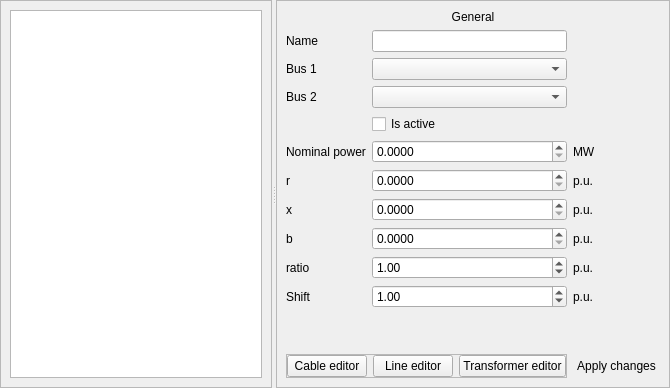
          <widget class="QWidget" name="tab_10">
           <attribute name="icon">
            <iconset resource="icons.qrc">
             <normaloff>:/file/towertrafo.svg</normaloff>:/file/towertrafo.svg</iconset>
           </attribute>
           <attribute name="title">
            <string>Connections</string>
           </attribute>
           <layout class="QHBoxLayout" name="horizontalLayout_8">
            <property name="margin">
             <number>0</number>
            </property>
            <item>
             <widget class="QSplitter" name="splitter_5">
              <property name="orientation">
               <enum>Qt::Horizontal</enum>
              </property>
              <widget class="QFrame" name="frame_18">
               <property name="frameShape">
                <enum>QFrame::StyledPanel</enum>
               </property>
               <property name="frameShadow">
                <enum>QFrame::Raised</enum>
               </property>
               <layout class="QGridLayout" name="gridLayout_9">
                <item row="0" column="0">
                 <widget class="QListView" name="connections_listview"/>
                </item>
               </layout>
              </widget>
              <widget class="QFrame" name="frame_19">
               <property name="frameShape">
                <enum>QFrame::StyledPanel</enum>
               </property>
               <property name="frameShadow">
                <enum>QFrame::Raised</enum>
               </property>
               <layout class="QGridLayout" name="gridLayout_10">
                <item row="17" column="1">
                 <widget class="QDoubleSpinBox" name="connections_shift">
                  <property name="minimum">
                   <double>-2.000000000000000</double>
                  </property>
                  <property name="maximum">
                   <double>2.000000000000000</double>
                  </property>
                  <property name="value">
                   <double>1.000000000000000</double>
                  </property>
                 </widget>
                </item>
                <item row="4" column="1">
                 <widget class="QCheckBox" name="connections_status">
                  <property name="text">
                   <string>Is active</string>
                  </property>
                 </widget>
                </item>
                <item row="10" column="0">
                 <widget class="QLabel" name="label_46">
                  <property name="text">
                   <string>x</string>
                  </property>
                 </widget>
                </item>
                <item row="1" column="1">
                 <widget class="QLineEdit" name="connections_name"/>
                </item>
                <item row="11" column="2">
                 <widget class="QLabel" name="label_52">
                  <property name="text">
                   <string>p.u.</string>
                  </property>
                 </widget>
                </item>
                <item row="19" column="1">
                 <spacer name="verticalSpacer_5">
                  <property name="orientation">
                   <enum>Qt::Vertical</enum>
                  </property>
                  <property name="sizeHint" stdset="0">
                   <size>
                    <width>20</width>
                    <height>40</height>
                   </size>
                  </property>
                 </spacer>
                </item>
                <item row="8" column="0">
                 <widget class="QLabel" name="label_42">
                  <property name="text">
                   <string>r</string>
                  </property>
                 </widget>
                </item>
                <item row="27" column="2">
                 <widget class="QPushButton" name="connections_apply_changes_button">
                  <property name="text">
                   <string>Apply changes</string>
                  </property>
                  <property name="icon">
                   <iconset resource="icons.qrc">
                    <normaloff>:/file/ic_mode_edit_black_48dp.png</normaloff>:/file/ic_mode_edit_black_48dp.png</iconset>
                  </property>
                  <property name="flat">
                   <bool>true</bool>
                  </property>
                 </widget>
                </item>
                <item row="15" column="0">
                 <widget class="QLabel" name="label_43">
                  <property name="text">
                   <string>ratio</string>
                  </property>
                 </widget>
                </item>
                <item row="8" column="2">
                 <widget class="QLabel" name="label_49">
                  <property name="text">
                   <string>p.u.</string>
                  </property>
                 </widget>
                </item>
                <item row="10" column="1">
                 <widget class="QDoubleSpinBox" name="connections_x">
                  <property name="decimals">
                   <number>4</number>
                  </property>
                  <property name="maximum">
                   <double>15.000000000000000</double>
                  </property>
                 </widget>
                </item>
                <item row="8" column="1">
                 <widget class="QDoubleSpinBox" name="connections_r">
                  <property name="decimals">
                   <number>4</number>
                  </property>
                  <property name="maximum">
                   <double>90.000000000000000</double>
                  </property>
                 </widget>
                </item>
                <item row="1" column="0">
                 <widget class="QLabel" name="label_44">
                  <property name="text">
                   <string>Name</string>
                  </property>
                 </widget>
                </item>
                <item row="10" column="2">
                 <widget class="QLabel" name="label_45">
                  <property name="text">
                   <string>p.u.</string>
                  </property>
                 </widget>
                </item>
                <item row="2" column="0">
                 <widget class="QLabel" name="label_41">
                  <property name="text">
                   <string>Bus 1</string>
                  </property>
                 </widget>
                </item>
                <item row="15" column="2">
                 <widget class="QLabel" name="label_37">
                  <property name="text">
                   <string>p.u.</string>
                  </property>
                 </widget>
                </item>
                <item row="11" column="1">
                 <widget class="QDoubleSpinBox" name="connections_b">
                  <property name="decimals">
                   <number>4</number>
                  </property>
                  <property name="maximum">
                   <double>15.000000000000000</double>
                  </property>
                 </widget>
                </item>
                <item row="3" column="0">
                 <widget class="QLabel" name="label_40">
                  <property name="text">
                   <string>Bus 2</string>
                  </property>
                 </widget>
                </item>
                <item row="5" column="0">
                 <widget class="QLabel" name="label_38">
                  <property name="text">
                   <string>Nominal power</string>
                  </property>
                 </widget>
                </item>
                <item row="15" column="1">
                 <widget class="QDoubleSpinBox" name="connections_ratio">
                  <property name="minimum">
                   <double>-2.000000000000000</double>
                  </property>
                  <property name="maximum">
                   <double>2.000000000000000</double>
                  </property>
                  <property name="value">
                   <double>1.000000000000000</double>
                  </property>
                 </widget>
                </item>
                <item row="3" column="1">
                 <widget class="QComboBox" name="connections_bus2"/>
                </item>
                <item row="2" column="1">
                 <widget class="QComboBox" name="connections_bus1"/>
                </item>
                <item row="5" column="2">
                 <widget class="QLabel" name="label_50">
                  <property name="text">
                   <string>MW</string>
                  </property>
                 </widget>
                </item>
                <item row="11" column="0">
                 <widget class="QLabel" name="label_51">
                  <property name="text">
                   <string>b</string>
                  </property>
                 </widget>
                </item>
                <item row="27" column="0" colspan="2">
                 <widget class="QFrame" name="frame_22">
                  <property name="frameShape">
                   <enum>QFrame::StyledPanel</enum>
                  </property>
                  <property name="frameShadow">
                   <enum>QFrame::Raised</enum>
                  </property>
                  <layout class="QHBoxLayout" name="horizontalLayout_10">
                   <property name="margin">
                    <number>0</number>
                   </property>
                   <item>
                    <widget class="QPushButton" name="cable_editor_button">
                     <property name="text">
                      <string>Cable editor</string>
                     </property>
                    </widget>
                   </item>
                   <item>
                    <widget class="QPushButton" name="line_editor_button">
                     <property name="text">
                      <string>Line editor</string>
                     </property>
                    </widget>
                   </item>
                   <item>
                    <widget class="QPushButton" name="transformer_editor_button">
                     <property name="text">
                      <string>Transformer editor</string>
                     </property>
                    </widget>
                   </item>
                  </layout>
                 </widget>
                </item>
                <item row="5" column="1">
                 <widget class="QDoubleSpinBox" name="connections_nominal_power">
                  <property name="decimals">
                   <number>4</number>
                  </property>
                  <property name="maximum">
                   <double>999999.000000000000000</double>
                  </property>
                 </widget>
                </item>
                <item row="0" column="0" colspan="3">
                 <widget class="QLabel" name="label_48">
                  <property name="autoFillBackground">
                   <bool>true</bool>
                  </property>
                  <property name="text">
                   <string>General</string>
                  </property>
                  <property name="alignment">
                   <set>Qt::AlignCenter</set>
                  </property>
                 </widget>
                </item>
                <item row="17" column="0">
                 <widget class="QLabel" name="label_54">
                  <property name="text">
                   <string>Shift</string>
                  </property>
                 </widget>
                </item>
                <item row="17" column="2">
                 <widget class="QLabel" name="label_53">
                  <property name="text">
                   <string>p.u.</string>
                  </property>
                 </widget>
                </item>
               </layout>
              </widget>
             </widget>
            </item>
           </layout>
          </widget>
